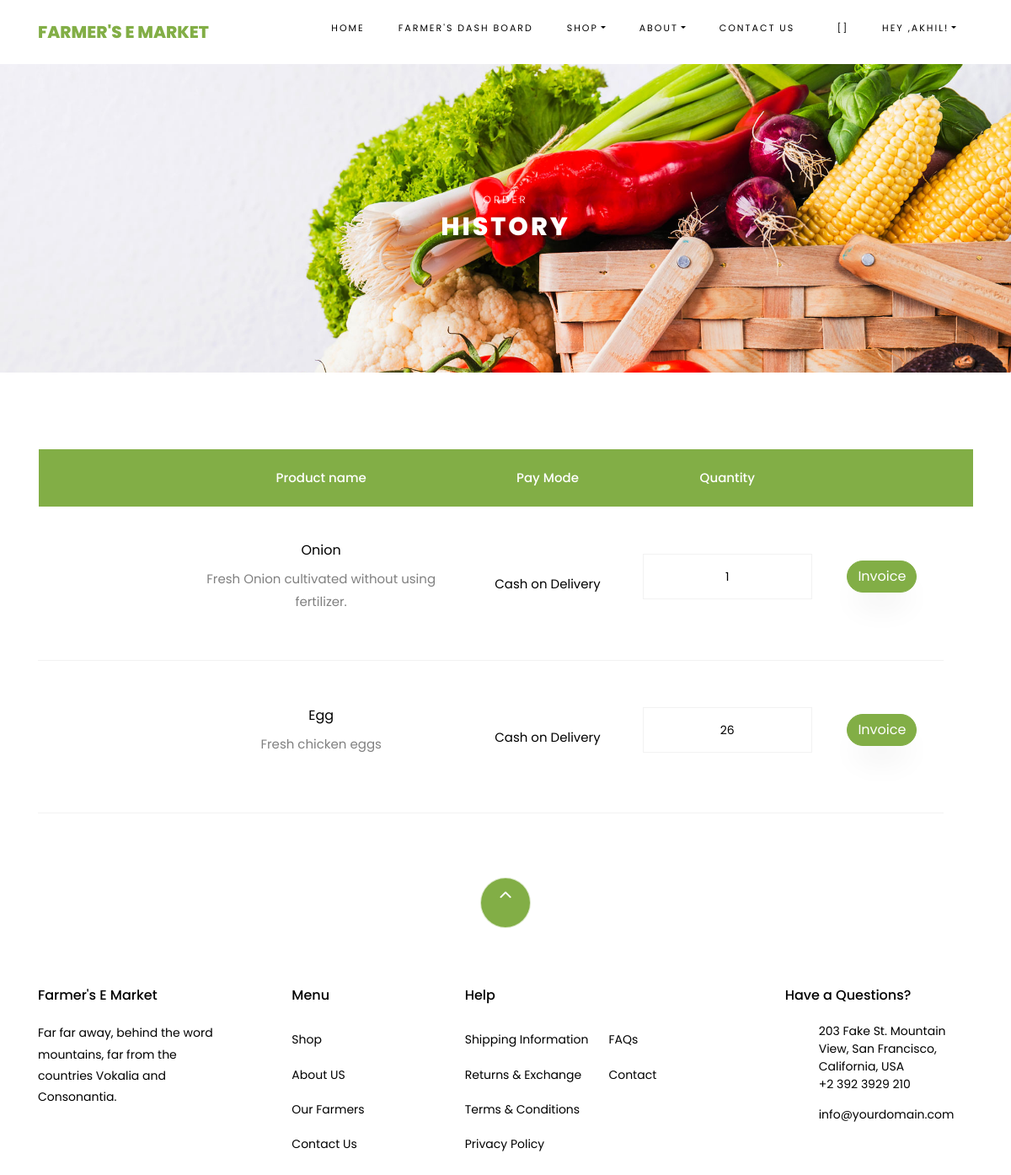
/orderhistory (signed in), run on the app's committed database.
### public/models.py (models this page shows)
class orderDetails(models.Model):
	userid = models.ForeignKey(User,default=None,on_delete=models.CASCADE)
	productid = models.ForeignKey(products,default=None,on_delete=models.CASCADE)
	quantity = models.IntegerField(default=1)
	date = models.DateTimeField(auto_now_add=True)
	address = models.TextField()
	status = models.BooleanField(default=False)
	paymode = models.CharField(max_length=20,default=None)

### farmers/models.py (models this page shows)
class products(models.Model):
	pname = models.CharField(max_length=100)
	ptype = models.CharField(max_length=10, choices=ptypes, default='Vegetables')
	description = models.TextField()
	stock = models.IntegerField()
	price  =models.IntegerField()
	img = ResizedImageField(size=[500, 400],crop=['middle', 'center'],upload_to='products/pics')
	offer = models.BooleanField(default=False)
	isactive = models.BooleanField(default=True)
	offerprice = models.IntegerField(blank=True,null=True)
	created_at = models.DateField(auto_now_add=True)
	owner = models.ForeignKey(User,default=None,on_delete=models.CASCADE)#for now to pass form validation,will remove later

### public/views.py (the view)
# urls.py: path('orderhistory', views.orderhistory,name='order_shistory'),
def orderhistory(request):
	if request.user.is_anonymous:
		return redirect('/')
	try:
		orderlist=orderDetails.objects.filter(userid_id=request.user,status=True)
	except orderlist.DoesNotExist:
		orderlist = None
	return render(request,"public/orderhistory.html",{'orderlist':orderlist})

### template/public/orderhistory.html
{% extends 'public/base.html' %}
{% load static %}
{% block content %}
    <div class="hero-wrap hero-bread" style="background-image: url('{% static 'public/images/bg_1.jpg' %}');">
      <div class="container">
        <div class="row no-gutters slider-text align-items-center justify-content-center">
          <div class="col-md-9 ftco-animate text-center">
          	<p class="breadcrumbs">Order</p>
            <h1 class="mb-0 bread">History</h1>
          </div>
        </div>
      </div>
    </div>
    <section class="ftco-section ftco-cart">
			<div class="container">
				<div class="row">
    			<div class="col-md-12 ftco-animate">
    				<div class="cart-list">
	    				<table class="table">
						    <thead class="thead-primary">
						      <tr class="text-center">
						         <th>&nbsp;</th>
						        <th>Product name</th>
						        <th>Pay Mode</th>
						        <th>Quantity</th>
						        <th>&nbsp;</th>
						        <th>&nbsp;</th>
						      </tr>
						    </thead>
						    <tbody>
						    	{% if orderlist %}
						    	{% for item in orderlist %}
						      <tr id="myElement" class="text-center">
						        <td class="image-prod"><a href="/product?id={{ item.productid.id }}"><div class="img" style="background-image:url({{ item.productid.img.url}});"></div></a></td>
						        <td class="product-name">
						        	<h3>{{ item.productid.pname }}</h3>
						        	<p>{{ item.productid.description }}</p>
						        </td>
						        <td class="price">{{ item.paymode }}</td>
						        <td class="quantity">
						        	<div class="input-group mb-3">
					             	<input type="text" name="quantity" class="quantity form-control input-number" value="{{ item.quantity }}" min="1" max="100" readonly>
					          	</div>
					          </td>
						         <td ><p><a href="/invoice?id={{ item.id }}" class=" btn btn-primary " data-id="{{ item.id }}">Invoice</a></p></td>
						      </tr>
						      {% endfor %}
						      {% endif %}
						    </tbody>
						  </table>
					  </div>
    			</div>
    		</div>
			</div>
		</section>
 {% endblock %}

### template/public/base.html (shortened to what this page needs)
{% load static %}
<!DOCTYPE html>
<html lang="en">
  <head>
    <link rel="stylesheet" href="{% static 'public/css/open-iconic-bootstrap.min.css' %}">
    <link rel="stylesheet" href="{% static 'public/css/animate.css' %}">
    <link rel="stylesheet" href="{% static 'public/css/owl.carousel.min.css' %}">
    <link rel="stylesheet" href="{% static 'public/css/owl.theme.default.min.css' %}">
    <link rel="stylesheet" href="{% static 'public/css/magnific-popup.css' %}">
    <link rel="stylesheet" href="{% static 'public/css/aos.css' %}">
    <link rel="stylesheet" href="{% static 'public/css/ionicons.min.css' %}">
    <link rel="stylesheet" href="{% static 'public/css/bootstrap-datepicker.css' %}">
    <link rel="stylesheet" href="{% static 'public/css/jquery.timepicker.css' %}">
    <link rel="stylesheet" href="{% static 'public/css/flaticon.css' %}">
    <link rel="stylesheet" href="{% static 'public/css/icomoon.css' %}">
    <link rel="stylesheet" href="{% static 'public/css/style.css' %}">
  </head>
  <body class="goto-here">
    <nav class="navbar navbar-expand-lg navbar-dark ftco_navbar bg-dark ftco-navbar-light" id="ftco-navbar">
	    <div class="container">
	      <a class="navbar-brand" href="index">Farmer's E Market</a>
	      <div class="collapse navbar-collapse" id="ftco-nav">
	        <ul class="navbar-nav ml-auto">
	          <li class="nav-item active"><a href="index" class="nav-link">Home</a></li>
            {% if user.userprofile.ismerchant == True %}
            <li class="nav-item active"><a href="/farmers/dash" class="nav-link">Farmer's Dash Board</a></li>
            {% endif %}
	          <li class="nav-item dropdown">
              <a class="nav-link dropdown-toggle" href="shop" id="dropdown04" data-toggle="dropdown" aria-haspopup="true" aria-expanded="false">Shop</a>
            </li>
            <li class="nav-item dropdown">
              <a class="nav-link dropdown-toggle" href="shop" id="dropdown04" data-toggle="dropdown" aria-haspopup="true" aria-expanded="false">About</a>
            </li>
	          <li class="nav-item"><a href="contact" class="nav-link">Contact us</a></li>
            {% if user.is_authenticated %}
	           <li class="nav-item cta cta-colored"><a href="cart" class="nav-link"><span class="icon-shopping_cart"></span><label id="cartcount">[]</label></a></li>
             <li class="nav-item dropdown">
              <a class="nav-link dropdown-toggle" href="shop" id="dropdown04" data-toggle="dropdown" aria-haspopup="true" aria-expanded="false">Hey ,{{ user.first_name }}!</a>
            </li>
             {% else %}
              <li class="nav-item active"><a href="plogin" class="nav-link">Login</a></li>
              {% endif %}
	        </ul>
	      </div>
	    </div>
	  </nav>
    {% block content %}
    {% endblock %}
    <footer class="ftco-footer ftco-section">
      <div class="container">
        <div class="row">
          <div class="mouse">
            <a href="#" class="mouse-icon">
              <div class="mouse-wheel"><span class="ion-ios-arrow-up"></span></div>
            </a>
          </div>
        </div>
        <div class="row mb-5">
          <div class="col-md">
            <div class="ftco-footer-widget mb-4">
              <h2 class="ftco-heading-2">Farmer's E Market</h2>
              <p>Far far away, behind the word mountains, far from the countries Vokalia and Consonantia.</p>
              <ul class="ftco-footer-social list-unstyled float-md-left float-lft mt-5">
              </ul>
            </div>
          </div>
          <div class="col-md">
            <div class="ftco-footer-widget mb-4 ml-md-5">
              <h2 class="ftco-heading-2">Menu</h2>
              <ul class="list-unstyled">
                <li><a href="shop" class="py-2 d-block">Shop</a></li>
                <li><a href="about" class="py-2 d-block">About US</a></li>
                <li><a href="ourfarmers" class="py-2 d-block">Our Farmers</a></li>
                <li><a href="contact" class="py-2 d-block">Contact Us</a></li>
              </ul>
            </div>
          </div>
          <div class="col-md-4">
             <div class="ftco-footer-widget mb-4">
              <h2 class="ftco-heading-2">Help</h2>
              <div class="d-flex">
                <ul class="list-unstyled mr-l-5 pr-l-3 mr-4">
                  <li><a href="#" class="py-2 d-block">Shipping Information</a></li>
                  <li><a href="#" class="py-2 d-block">Returns &amp; Exchange</a></li>
                  <li><a href="#" class="py-2 d-block">Terms &amp; Conditions</a></li>
                  <li><a href="#" class="py-2 d-block">Privacy Policy</a></li>
                </ul>
                <ul class="list-unstyled">
                  <li><a href="#" class="py-2 d-block">FAQs</a></li>
                  <li><a href="#" class="py-2 d-block">Contact</a></li>
                </ul>
              </div>
            </div>
          </div>
          <div class="col-md">
            <div class="ftco-footer-widget mb-4">
              <h2 class="ftco-heading-2">Have a Questions?</h2>
              <div class="block-23 mb-3">
                <ul>
                  <li><span class="icon icon-map-marker"></span><span class="text">203 Fake St. Mountain View, San Francisco, California, USA</span></li>
                  <li><a href="#"><span class="icon icon-phone"></span><span class="text">+2 392 3929 210</span></a></li>
                  <li><a href="#"><span class="icon icon-envelope"></span><span class="text">info@yourdomain.com</span></a></li>
                </ul>
              </div>
            </div>
          </div>
        </div>
      </div>
    </footer>
  </body>
</html>

### static/public/css/icomoon.css (style rules this page uses)
[class^="icon-"], [class*=" icon-"] { font-family: 'icomoon' !important; speak: none; font-style: normal; font-weight: normal; font-variant: normal; text-transform: none; line-height: 1; -webkit-font-smoothing: antialiased; -moz-osx-font-smoothing: grayscale; }
.icon-map-marker:before { content: "\f041"; }
.icon-phone:before { content: "\f095"; }
.icon-envelope:before { content: "\f0e0"; }
.icon-shopping_cart:before { content: "\e8cc"; }

### data on the page
orderDetails: productid.pname "Onion", productid.description "Fresh Onion cultivated without using fertilizer.", paymode "Cash on Delivery", quantity "1"
orderDetails: productid.pname "Egg", productid.description "Fresh chicken eggs", paymode "Cash on Delivery", quantity "26"

### other printed values
{{ user.first_name }} "AKHIL"
